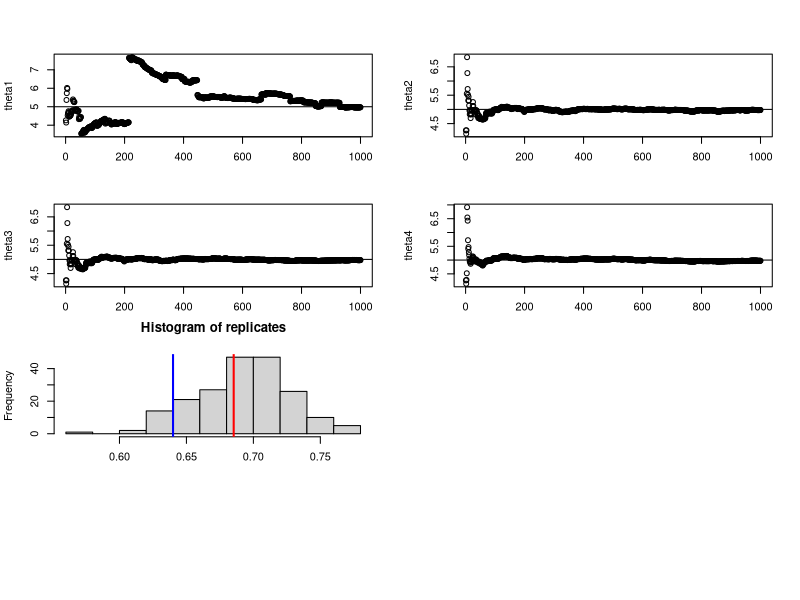

Source code (R):
## ---- chunk 1
knitr::opts_chunk$set(echo = TRUE)
## ---- chunk 2
# Simulate Cauchy.
n <- 1000
set.seed(123456)
cauchy_samples <- rcauchy(n, location = 5, scale = 1)

# Function to calculate the derivative of the log-likelihood.
dloglik <- function(x, theta) {
  d1 <- x - theta
  d2 <- 1 + (x - theta)^2
  return(2*sum(d1/d2))
}

# Function to calculate the log-likelihood.
loglik <- function(theta) {
   x <- cauchy_samples
   n <- length(x)
   l1 <- -n*log(pi)
   l2 <- -sum(log(1 + (x - theta)^2))
   return(l1 + l2)
}

nloglik<- function(theta) {
  return(-loglik(theta))
}
## ---- chunk 3
# Consistency. 
theta1 <- vector(length = n)
theta2 <- vector(length = n)
theta3 <- vector(length = n)
theta4 <- vector(length = n)

full_samples <- cauchy_samples
for (k in 1:n) {
  cauchy_samples <- NULL
  cauchy_samples <- full_samples[1:k]
  #print(cauchy_samples)
  theta1[k] <- mean(cauchy_samples)
  #print(theta1[i])
  theta2[k] <- median(cauchy_samples)
  theta3[k] <- theta2[k] + 2/n * dloglik(cauchy_samples, theta2[k])
  theta4[k] <- optimize(nloglik, interval = c(-10,10))$minimum
}

par(mfrow = c(4, 2), mar = c(1, 4.1, 4.1, 2.1))  
plot(theta1)
abline(h = 5)
plot(theta2)
abline(h = 5)
plot(theta3)
abline(h = 5)
plot(theta4)
abline(h = 5)
## ---- chunk 4
nsim <- 1000
theta1 <- vector(length = nsim)
theta2 <- vector(length = nsim)
theta3 <- vector(length = nsim)
theta4 <- vector(length = nsim)

for (i in 1:nsim) {
  set.seed(1234 + i)
  
  n <- 1000
  cauchy_samples <- rcauchy(n, location = 5, scale = 1)
  
  theta1[i] <- mean(cauchy_samples)
  theta2[i] <- median(cauchy_samples)
  theta3[i] <- theta2[i] + 2/n * dloglik(cauchy_samples, theta2[i])
  theta4[i] <- optimize(nloglik, interval = c(-10,10))$minimum
}
## ---- chunk 5
mse <- function(hat_theta, theta) {
  return(mean(hat_theta - theta)^2)
}

cat("mse1 =", mse(theta1, 5), "\n")
cat("mse2 =", mse(theta2, 5), "\n")
cat("mse3 =", mse(theta3, 5), "\n")
cat("mse4 =", mse(theta4, 5), "\n")
## ---- chunk 6
# Coverage probability
cov_prob <- function(hat_theta, theta, eps = 0.1) {
  return(mean(abs(hat_theta - theta) <= eps))
}

cat("cov_prob1 =", cov_prob(theta1, 5), "\n")
cat("cov_prob2 =", cov_prob(theta2, 5), "\n")
cat("cov_prob3 =", cov_prob(theta3, 5), "\n")
cat("cov_prob4 =", cov_prob(theta4, 5), "\n")
## ---- chunk 7
library(MASS)
generate_pairs <- function(n) {
  # Generate n pairs of financial returns.
  muX <- 2
  muY <- -1
  CovMx <- matrix(c(1, -.25, -.25, 2), nrow = 2)
  data <- mvrnorm(n = 100, mu = c(muX,muY), Sigma = CovMx)
  return(data.frame('X' = data[, 1], 
                    'Y' = data[, 2]))
}
## ---- chunk 8
fin_pairs <- generate_pairs(100) # Generate 100 (X,Y) pairs.
head(fin_pairs)
## ---- chunk 9
Sigmahat <- cov(fin_pairs) 
Sigmahat
sigma2hatXX <- Sigmahat[1,1]
sigma2hatYY <- Sigmahat[2,2]
sigmahatXY <- Sigmahat[1,2]
## ---- chunk 10
alphahat <- (sigma2hatYY - sigmahatXY)/(sigma2hatXX + sigma2hatYY -2*sigmahatXY)
alphahat
## ---- chunk 11
sigma2XX <- 1
sigma2YY <- 2
sigmaXY <- -0.25
alpha_true <-(sigma2YY - sigmaXY)/(sigma2XX + sigma2YY -2*sigmaXY)
alpha_true
## ---- chunk 12
compute_alphahat <- function(data) {
  # We're assuming that data is a data frame with two columns.
  Sigmahat <- cov( data )
  # Extract the variance and covariance estimates from the sample covariance
  sigma2hatXX <- Sigmahat[1,1]
  sigma2hatYY <- Sigmahat[2,2]
  sigmahatXY <- Sigmahat[1,2]
  # plug these into the definition of alpha.
  alphahat <- (sigma2hatYY - sigmahatXY)/(sigma2hatXX + sigma2hatYY -2*sigmahatXY)
  return(alphahat)
}

alphahat <- compute_alphahat(fin_pairs)
## ---- chunk 13
B <- 200

replicates <- rep(NA, B)

# number of observations in our data set.
n <- nrow( fin_pairs ) 

for( i in 1:B ) {
  # To resample the data, we will sample indices, and then grab those rows.
  resample_indices <- sample(1:n, n, replace=TRUE )
  resampled_data <- fin_pairs[resample_indices, ]
  replicates[i] <- compute_alphahat(resampled_data)
}

hist(replicates)
abline(v=alphahat, col='red', lwd=2) # alpha of true data.
abline(v=0.64, col='blue', lwd=2) # True alpha
## ---- chunk 14
# Estimate the variance of alphahat from our bootstrap replicates.
sd_alphahat <- sd(replicates) # estimate of the std dev of alphahat
CI <- c(alphahat - 1.96*sd_alphahat, alphahat + 1.96*sd_alphahat)
CI
